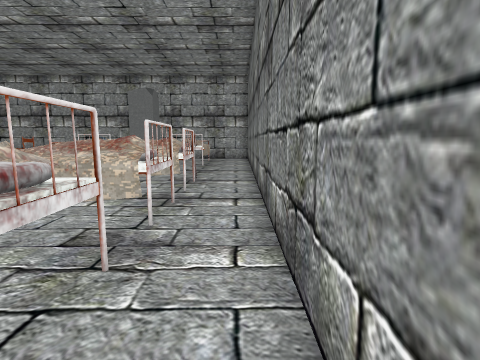
view 1 (above)

18 first-person views from a walk through a scene from a Unity 3-D project. The camera is 1.3 m above the floor, tilts 8° down and sees 80° across. The floor is counted in squares, 1 m on a side. Each view is taken from the middle of a square. On the plan, view 1 faces up. The plan holds only what a view shows up to about 13 squares ahead; the rest is blank. The place goes on beyond the plan. The player is left out.

view 2
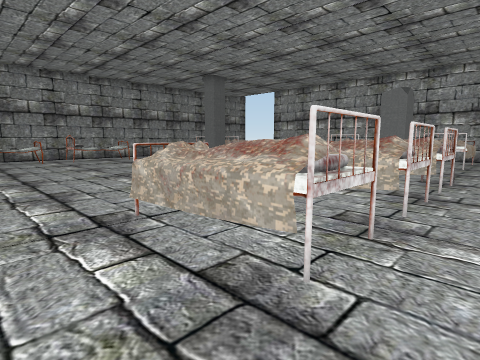

view 3
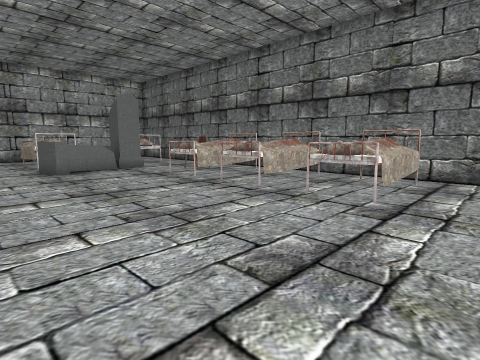

view 4
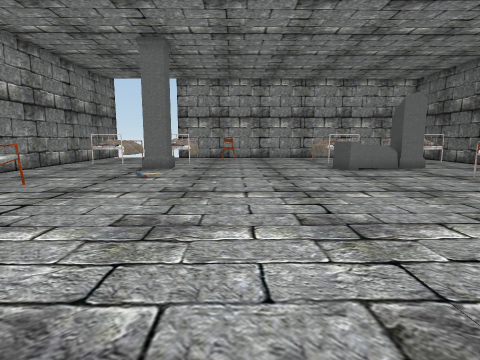

view 5
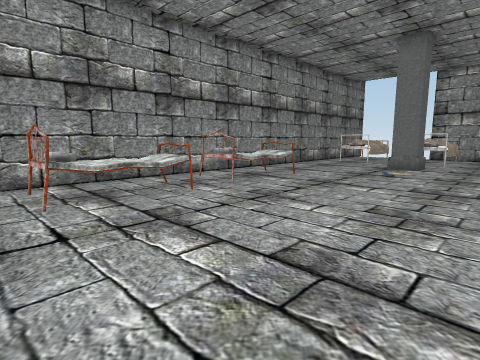

view 6
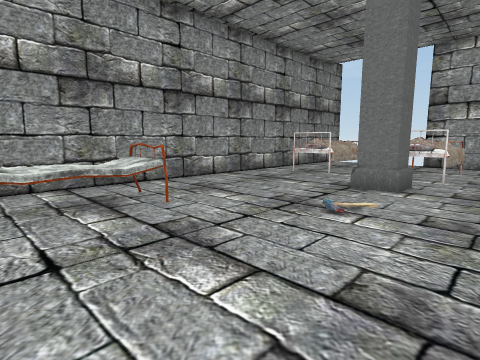

view 7
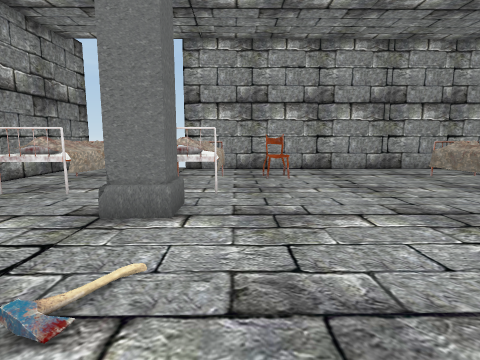

view 8
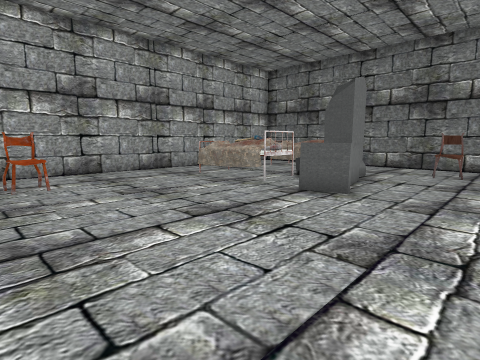

view 9
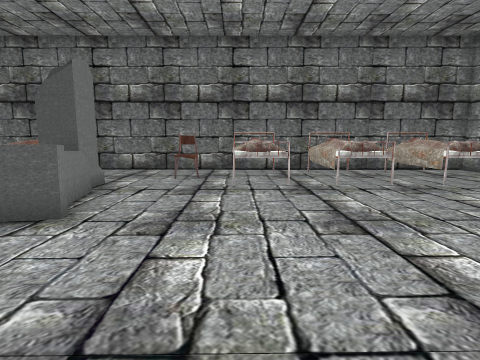

view 10
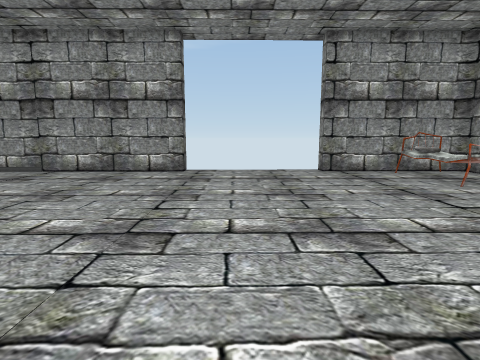

view 11
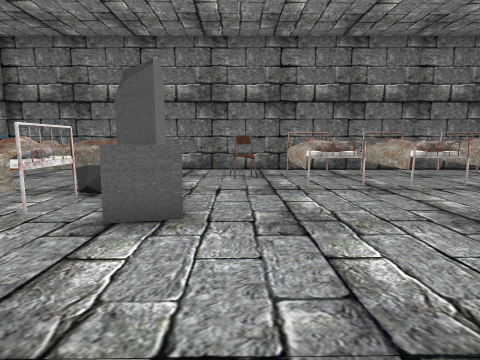

view 12
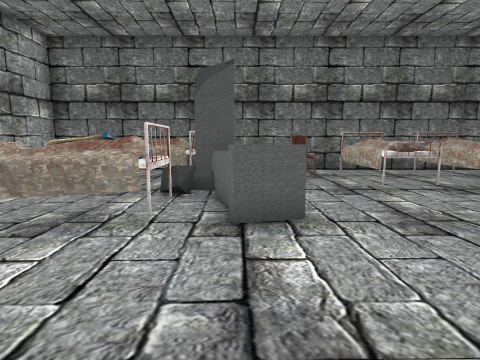

view 13
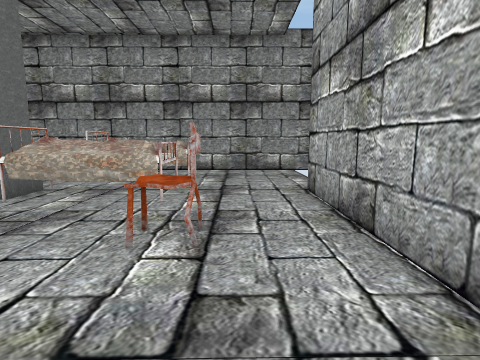

view 14
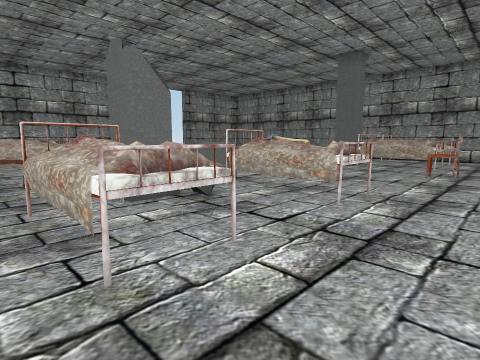

view 15
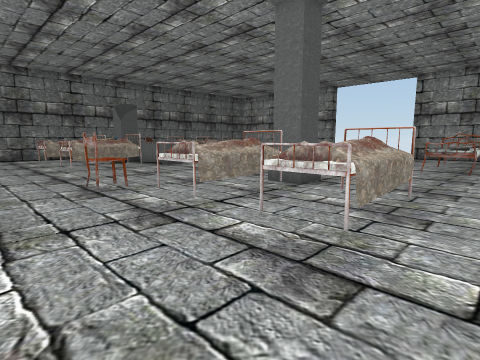

view 16
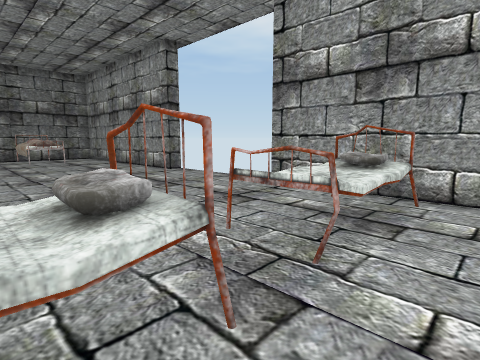

view 17
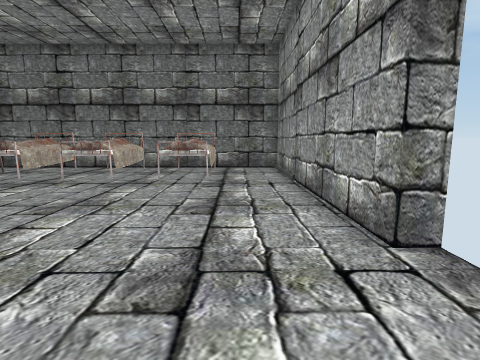

view 18
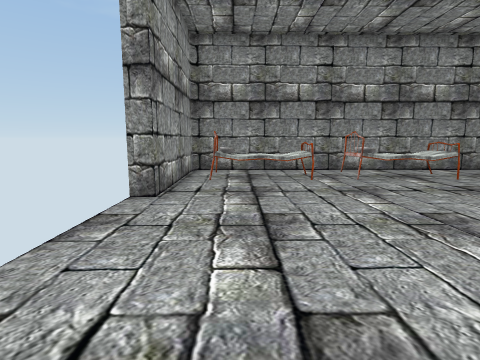

### Floor plan
Key: @ floor where view 1 was taken; # wall or solid block; . floor; = window, fence, low wall or low ledge; ^ raised ledge; O other object.
Columns run from 22 left of view 1 to 1 right of it. Each row starts with its distance up from view 1.
 21 #
 20 #.....##################
 19 #......................#
 18 #......................#
 17 #........OO........OO..#
 16 #..OO.OO......OOO..OO..#
 15 #..OO.OO.......OO..OO..#
 14 #..OO.OO.......OOO.OO..#
 13 #..OO.#O.........O#....#
 12 #.....O#......OOOO#....#
 11 #..............O.......#
 10 #...................O..#
  9 #......................#
  8 #.................OOOO.#
  7 #.#^^.............OOOO.#
  6 #.^^^..................#
  5 #..^^.............OOOO.#
  4 #..=#.............OOOO.#
  3 #......................#
  2 #.OOO.............OOOO.#
  1 ##OOO.............OOOO.#
  0  #OOO.................@#
 -1  #OOO..................#
 -2  ######.....############
 -3       #     #

Where each view was taken, in squares from view 1:
view 1: 0 up, 0 right, facing up
view 2: 1 down, 0 right, facing up-left
view 3: 1 down, 10 left, facing up-right
view 4: 1 down, 12 left, facing up
view 5: 2 down, 12 left, facing up-left
view 6: 4 up, 13 left, facing up-left
view 7: 7 up, 14 left, facing up
view 8: 8 up, 14 left, facing up-right
view 9: 8 up, 12 left, facing right
view 10: 10 up, 12 left, facing down
view 11: 10 up, 12 left, facing right
view 12: 12 up, 12 left, facing right
view 13: 18 up, 9 left, facing left
view 14: 19 up, 1 left, facing down-left
view 15: 20 up, 21 left, facing down-right
view 16: 5 up, 21 left, facing down-right
view 17: 0 up, 13 left, facing right
view 18: 0 up, 9 left, facing left
